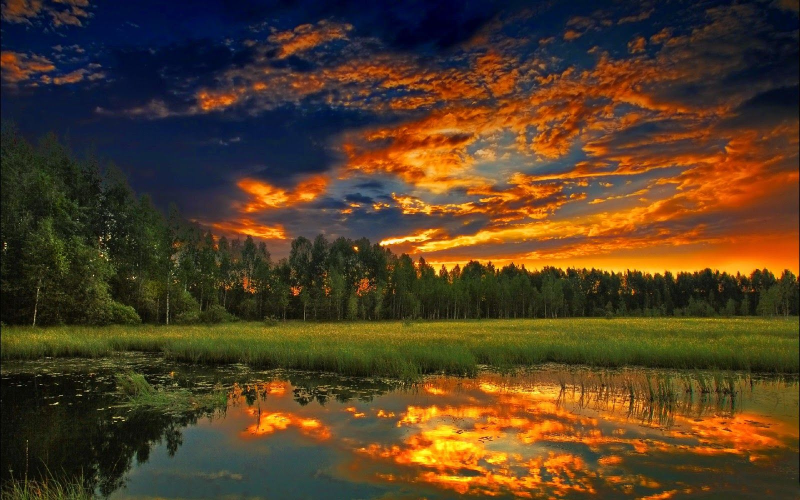
#> input picture Modüller/Pillow Modülüyle Fotoğraf Filtreleme/doga.jpg, 1600 x 1000 px (shown at 1/2 size)
$ python isimsiz1.py
#> lines starting #> are read from the running program, lines starting #| are printed output that depends on the picture
from PIL import Image,ImageFilter

image = Image.open("doga.jpg") # pythonda resmi açar
#> image is the input picture: PIL image 1600x1000 RGB; mean R, G, B 83.7, 61.6, 35.1
image.save("doga2.jpg") # resmi kaydeder
image.rotate(180).save("doga3.jpg") # resmi döndürür
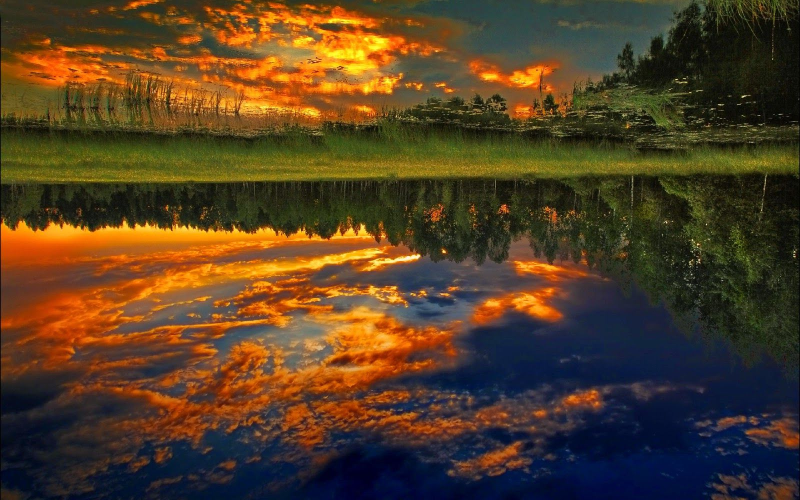
#> saved as doga3.jpg: PIL image 1600x1000 RGB (shown at 1/2 size); mean R, G, B 83.7, 61.6, 35.1
image.convert(mode = "L").save("doga4.jpg") # resmi siyah beyaza çevirir
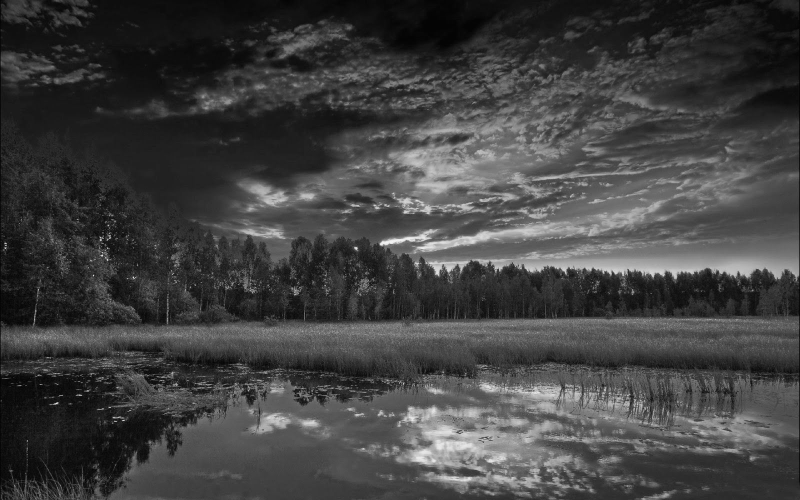
#> saved as doga4.jpg: PIL image 1600x1000 L (shown at 1/2 size); min 0, max 251, mean 65.2
boyut = (800,500)
# image.thumbnail(boyut) resmin boyutunu değiştirir
image.save("doga5.jpg")
image.filter(ImageFilter.GaussianBlur(2)).save("doga6.jpg") # resmi buğulaştırır
alan = (517,427,1128,697)
image.crop(alan).save("doga7.jpg")
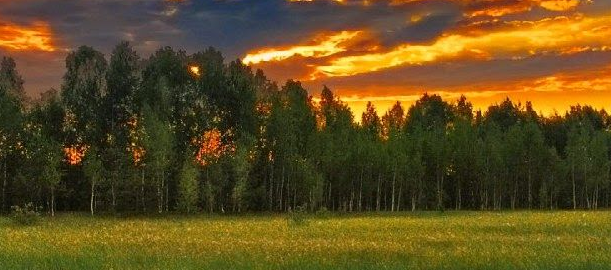
#> saved as doga7.jpg: PIL image 611x270 RGB; mean R, G, B 96.7, 76.7, 30.4
